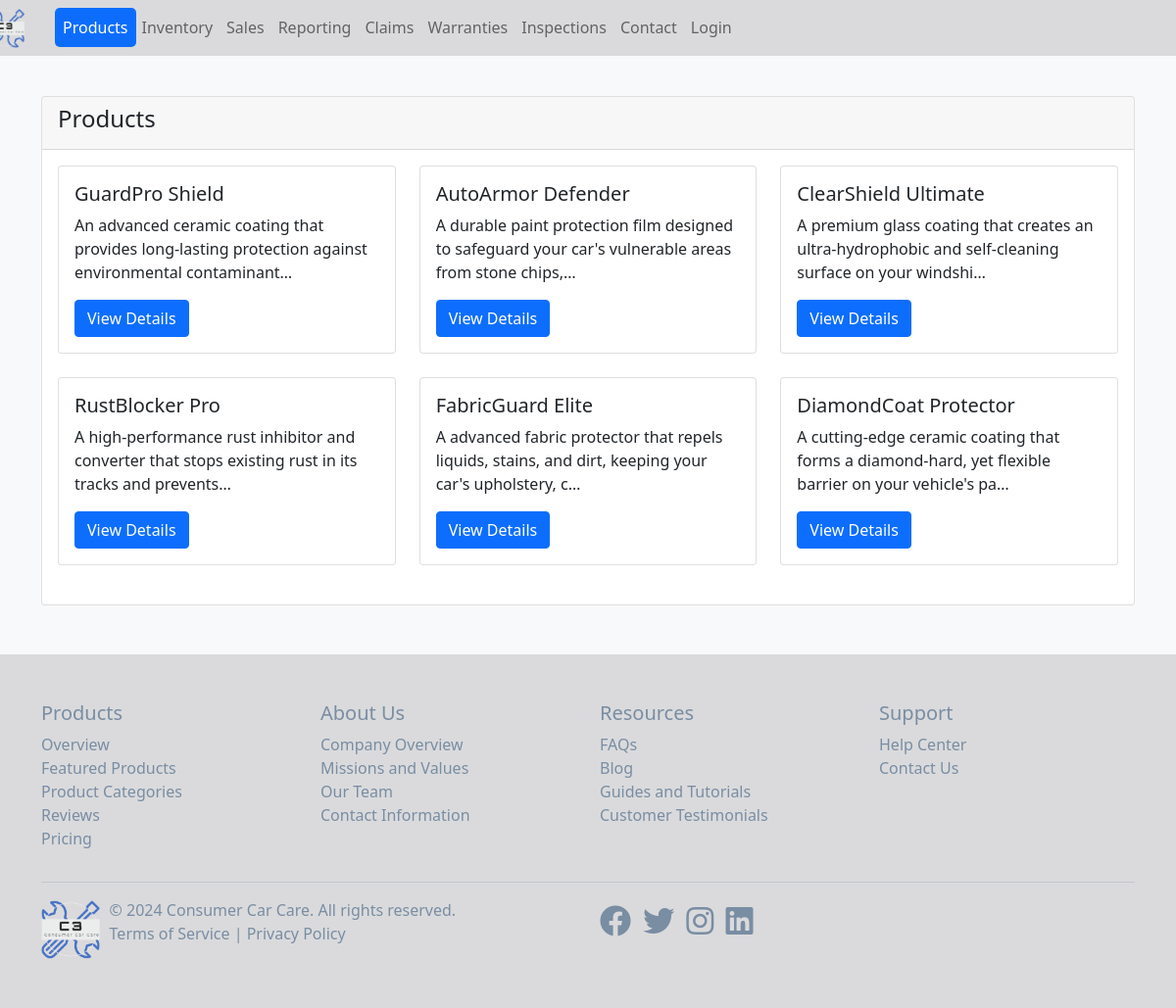
Screenshot of /products/ with the database file from the repository.
### main_app/models.py (models this page shows, shortened)
class Product(models.Model):
    name = models.CharField(max_length=100)
    description = models.TextField()
    price = models.DecimalField(max_digits=8, decimal_places=2)
    image = models.ImageField(upload_to='product_images', null=True, blank=True)

### main_app/views.py (the view)
# urls.py: path('products/', views.products_view, name='products'),
def products_view(request):
    products = Product.objects.all()
    context = {'products': products}
    return render(request, 'main_app/products.html', context)

### main_app/templates/main_app/products.html
{% extends 'main_app/base.html' %}
{% block content %}
<div class="container mt-5">
    <div class="row">
        <div class="col-md-12">
            <div class="card">
                <div class="card-header">
                    <h4>Products</h4>
                </div>
                <div class="card-body">
                    <div class="row">
                        {% for product in products %}
                        <div class="col-md-4 mb-4">
                            <div class="card">
                                <div class="card-body">
                                    <h5 class="card-title">{{ product.name }}</h5>
                                    <p class="card-text">{{ product.description|truncatechars:100 }}</p>
                                    <a href="{% url 'product_detail' product.id %}" class="btn btn-primary">View Details</a>
                                </div>
                            </div>
                        </div>
                        {% endfor %}
                    </div>
                </div>
            </div>
        </div>
    </div>
</div>
{% endblock %}

### main_app/templates/main_app/base.html (style rules this page uses)
body { background-color: #f8f9fa; padding-top: 50px; }

### rows the page displays
Product: name "GuardPro Shield", description "An advanced ceramic coating that provides long-lasting protection against environmental contaminant…"
Product: name "AutoArmor Defender", description "A durable paint protection film designed to safeguard your car's vulnerable areas from stone chips,…"
Product: name "ClearShield Ultimate", description "A premium glass coating that creates an ultra-hydrophobic and self-cleaning surface on your windshi…"
Product: name "RustBlocker Pro", description "A high-performance rust inhibitor and converter that stops existing rust in its tracks and prevents…"
Product: name "FabricGuard Elite", description "A advanced fabric protector that repels liquids, stains, and dirt, keeping your car's upholstery, c…"
Product: name "DiamondCoat Protector", description "A cutting-edge ceramic coating that forms a diamond-hard, yet flexible barrier on your vehicle's pa…"
